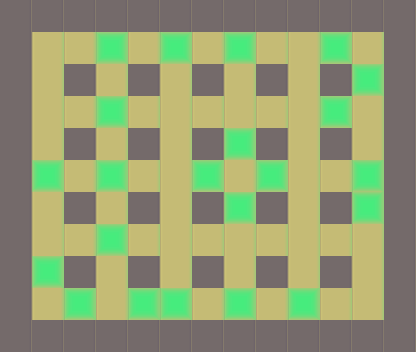

A level layout from a 2D game, rendered from its tile map. Below: a short description, then the map file with its tile-grid data intact:
An orthogonal 13x11 tile map with 32x32 px tiles, 2 tile layers (base, piedras).

<map version="1.0" orientation="orthogonal" renderorder="right-down" width="13" height="11" tilewidth="32" tileheight="32" nextobjectid="1">
 <properties>
  <property name="nombre" value="Nivel 2" />
 </properties>
 <tileset firstgid="1" name="tile" tilewidth="32" tileheight="32" tilecount="3">
  <image source="../tilebase.png" width="96" height="32" />
  <terraintypes>
   <terrain name="New Terrain" tile="-1" />
  </terraintypes>
 </tileset>
 <layer name="base" width="13" height="11">
  <data>
   <tile gid="1" />
   <tile gid="1" />
   <tile gid="1" />
   <tile gid="1" />
   <tile gid="1" />
   <tile gid="1" />
   <tile gid="1" />
   <tile gid="1" />
   <tile gid="1" />
   <tile gid="1" />
   <tile gid="1" />
   <tile gid="1" />
   <tile gid="1" />
   <tile gid="1" />
   <tile gid="2" />
   <tile gid="2" />
   <tile gid="2" />
   <tile gid="2" />
   <tile gid="2" />
   <tile gid="2" />
   <tile gid="2" />
   <tile gid="2" />
   <tile gid="2" />
   <tile gid="2" />
   <tile gid="2" />
   <tile gid="1" />
   <tile gid="1" />
   <tile gid="2" />
   <tile gid="1" />
   <tile gid="2" />
   <tile gid="1" />
   <tile gid="2" />
   <tile gid="1" />
   <tile gid="2" />
   <tile gid="1" />
   <tile gid="2" />
   <tile gid="1" />
   <tile gid="2" />
   <tile gid="1" />
   <tile gid="1" />
   <tile gid="2" />
   <tile gid="2" />
   <tile gid="2" />
   <tile gid="2" />
   <tile gid="2" />
   <tile gid="2" />
   <tile gid="2" />
   <tile gid="2" />
   <tile gid="2" />
   <tile gid="2" />
   <tile gid="2" />
   <tile gid="1" />
   <tile gid="1" />
   <tile gid="2" />
   <tile gid="1" />
   <tile gid="2" />
   <tile gid="1" />
   <tile gid="2" />
   <tile gid="1" />
   <tile gid="2" />
   <tile gid="1" />
   <tile gid="2" />
   <tile gid="1" />
   <tile gid="2" />
   <tile gid="1" />
   <tile gid="1" />
   <tile gid="2" />
   <tile gid="2" />
   <tile gid="2" />
   <tile gid="2" />
   <tile gid="2" />
   <tile gid="2" />
   <tile gid="2" />
   <tile gid="2" />
   <tile gid="2" />
   <tile gid="2" />
   <tile gid="2" />
   <tile gid="1" />
   <tile gid="1" />
   <tile gid="2" />
   <tile gid="1" />
   <tile gid="2" />
   <tile gid="1" />
   <tile gid="2" />
   <tile gid="1" />
   <tile gid="2" />
   <tile gid="1" />
   <tile gid="2" />
   <tile gid="1" />
   <tile gid="2" />
   <tile gid="1" />
   <tile gid="1" />
   <tile gid="2" />
   <tile gid="2" />
   <tile gid="2" />
   <tile gid="2" />
   <tile gid="2" />
   <tile gid="2" />
   <tile gid="2" />
   <tile gid="2" />
   <tile gid="2" />
   <tile gid="2" />
   <tile gid="2" />
   <tile gid="1" />
   <tile gid="1" />
   <tile gid="2" />
   <tile gid="1" />
   <tile gid="2" />
   <tile gid="1" />
   <tile gid="2" />
   <tile gid="1" />
   <tile gid="2" />
   <tile gid="1" />
   <tile gid="2" />
   <tile gid="1" />
   <tile gid="2" />
   <tile gid="1" />
   <tile gid="1" />
   <tile gid="2" />
   <tile gid="2" />
   <tile gid="2" />
   <tile gid="2" />
   <tile gid="2" />
   <tile gid="2" />
   <tile gid="2" />
   <tile gid="2" />
   <tile gid="2" />
   <tile gid="2" />
   <tile gid="2" />
   <tile gid="1" />
   <tile gid="1" />
   <tile gid="1" />
   <tile gid="1" />
   <tile gid="1" />
   <tile gid="1" />
   <tile gid="1" />
   <tile gid="1" />
   <tile gid="1" />
   <tile gid="1" />
   <tile gid="1" />
   <tile gid="1" />
   <tile gid="1" />
   <tile gid="1" />
  </data>
 </layer>
 <layer name="piedras" width="13" height="11">
  <data>
   <tile gid="0" />
   <tile gid="0" />
   <tile gid="0" />
   <tile gid="0" />
   <tile gid="0" />
   <tile gid="0" />
   <tile gid="0" />
   <tile gid="0" />
   <tile gid="0" />
   <tile gid="0" />
   <tile gid="0" />
   <tile gid="0" />
   <tile gid="0" />
   <tile gid="0" />
   <tile gid="0" />
   <tile gid="0" />
   <tile gid="3" />
   <tile gid="0" />
   <tile gid="3" />
   <tile gid="0" />
   <tile gid="3" />
   <tile gid="0" />
   <tile gid="0" />
   <tile gid="3" />
   <tile gid="0" />
   <tile gid="0" />
   <tile gid="0" />
   <tile gid="0" />
   <tile gid="0" />
   <tile gid="0" />
   <tile gid="0" />
   <tile gid="0" />
   <tile gid="0" />
   <tile gid="0" />
   <tile gid="0" />
   <tile gid="0" />
   <tile gid="0" />
   <tile gid="3" />
   <tile gid="0" />
   <tile gid="0" />
   <tile gid="0" />
   <tile gid="0" />
   <tile gid="3" />
   <tile gid="0" />
   <tile gid="0" />
   <tile gid="0" />
   <tile gid="0" />
   <tile gid="0" />
   <tile gid="0" />
   <tile gid="3" />
   <tile gid="0" />
   <tile gid="0" />
   <tile gid="0" />
   <tile gid="0" />
   <tile gid="0" />
   <tile gid="0" />
   <tile gid="0" />
   <tile gid="0" />
   <tile gid="0" />
   <tile gid="3" />
   <tile gid="0" />
   <tile gid="0" />
   <tile gid="0" />
   <tile gid="0" />
   <tile gid="0" />
   <tile gid="0" />
   <tile gid="3" />
   <tile gid="0" />
   <tile gid="3" />
   <tile gid="0" />
   <tile gid="0" />
   <tile gid="3" />
   <tile gid="0" />
   <tile gid="3" />
   <tile gid="0" />
   <tile gid="0" />
   <tile gid="3" />
   <tile gid="0" />
   <tile gid="0" />
   <tile gid="0" />
   <tile gid="0" />
   <tile gid="0" />
   <tile gid="0" />
   <tile gid="0" />
   <tile gid="0" />
   <tile gid="3" />
   <tile gid="0" />
   <tile gid="0" />
   <tile gid="0" />
   <tile gid="3" />
   <tile gid="0" />
   <tile gid="0" />
   <tile gid="0" />
   <tile gid="0" />
   <tile gid="3" />
   <tile gid="0" />
   <tile gid="0" />
   <tile gid="0" />
   <tile gid="0" />
   <tile gid="0" />
   <tile gid="0" />
   <tile gid="0" />
   <tile gid="0" />
   <tile gid="0" />
   <tile gid="0" />
   <tile gid="3" />
   <tile gid="0" />
   <tile gid="0" />
   <tile gid="0" />
   <tile gid="0" />
   <tile gid="0" />
   <tile gid="0" />
   <tile gid="0" />
   <tile gid="0" />
   <tile gid="0" />
   <tile gid="0" />
   <tile gid="0" />
   <tile gid="0" />
   <tile gid="0" />
   <tile gid="3" />
   <tile gid="0" />
   <tile gid="3" />
   <tile gid="3" />
   <tile gid="0" />
   <tile gid="3" />
   <tile gid="0" />
   <tile gid="3" />
   <tile gid="0" />
   <tile gid="0" />
   <tile gid="0" />
   <tile gid="0" />
   <tile gid="0" />
   <tile gid="0" />
   <tile gid="0" />
   <tile gid="0" />
   <tile gid="0" />
   <tile gid="0" />
   <tile gid="0" />
   <tile gid="0" />
   <tile gid="0" />
   <tile gid="0" />
   <tile gid="0" />
   <tile gid="0" />
  </data>
 </layer>
</map>
